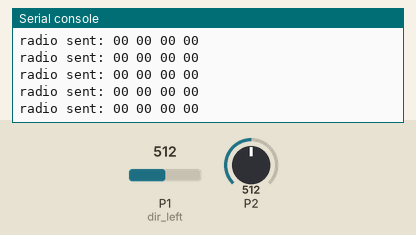
Simulated run of this program. Board: BBC micro:bit running MicroPython. Parts: the last lines printed to the serial console. The test bench sets the inputs (shaded band); at power-on: P1 (dir_left) = 512, P2 = 512 (analog values on the 0–1023 scale). No radio messages arrive unless stated (any console line starting 'radio sent:' is added by the test bench).

Above: at 1.2 s.
1.3 s: P1 (dir_left) set to 900
At 2.1 s:
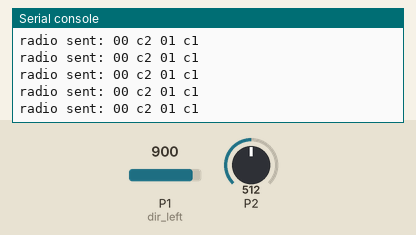
2.8 s: P2 set to 716
At 3.5 s:
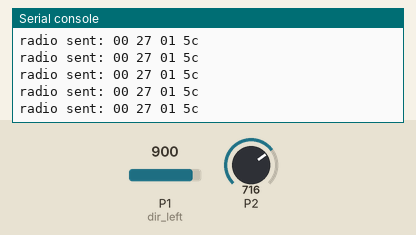
4.3 s: P1 (dir_left) set to 716
At 4.8 s:
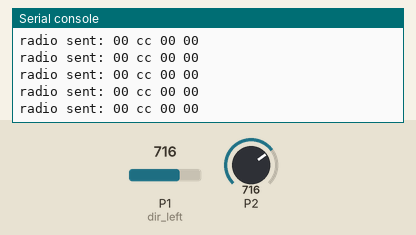
5.8 s: P2 set to 306
At 6.4 s:
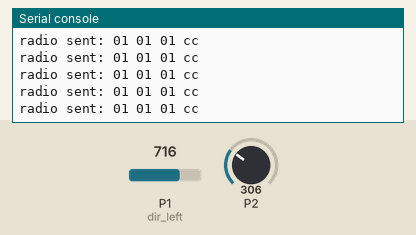
7.3 s: P2 set to 122
At 7.9 s:
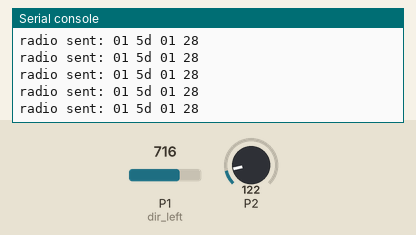

Measured:
- after the input at 1.3 s, the serial console: prints a new line at once (image 1)
- after the input at 2.8 s, the serial console: prints a new line at once (image 2)
- after the input at 4.3 s, the serial console: prints a new line at once (image 3)
- after the input at 5.8 s, the serial console: prints a new line at once (image 4)
- after the input at 7.3 s, the serial console: prints a new line at once (image 5)

The program:

ex07_radio_gamepad_no_display.py
```python
from microbit import *
import radio

# set up radio
radio.config(channel=19) # channel can be 0 to 83 inclusive
radio.config(power=7)    # power can be 0 (min) to 7 (max), 6 is default
radio.on()

# message buffer to send to robot
message = bytearray([0,0,0,0])

# forward and backward direction definitions for robot's motor controller
DIR_FORWARD     = 0
DIR_BACKWARD    = 1

# map function (shamelessly copied from arduino library)
# https://www.arduino.cc/reference/en/language/functions/math/map/
def map(x,in_min,in_max,out_min,out_max):
    return round(out_min + (x-in_min)*(out_max-out_min)/(in_max-in_min))

while True:
    # read joystick position
    # read_analog returns a number in range [0,1023]
    joy_x   = pin1.read_analog()
    joy_y   = pin2.read_analog()
    # convert range to [-512,511]
    x       = joy_x - 512
    y       = joy_y - 512
    # implement deadzone since joysticks aren't exact
    # treat any joystick measurements NEAR center as if they are AT center
    if x > -30 and x < 30:
        x = 0
    if y > -30 and y < 30:
        y = 0

    # arcade style steering
    signed_spd_left   = y + x
    signed_spd_right  = y - x

    # convert to motor command arguments
    if signed_spd_left >= 0:
        dir_left = DIR_FORWARD
        spd_left = map(signed_spd_left,0,511,0,255)
    else:
        dir_left = DIR_BACKWARD
        spd_left = map(signed_spd_left,-512,0,255,0)
    # also convert right motor command
    if signed_spd_right >= 0:
        dir_right = DIR_FORWARD
        spd_right = map(signed_spd_right,0,511,0,255)
    else:
        dir_right = DIR_BACKWARD
        spd_right = map(signed_spd_right,-512,0,255,0)

    # load motor command arguments into buffer
    message[0] = dir_left
    message[1] = spd_left
    message[2] = dir_right
    message[3] = spd_right
    # send the buffered message out via radio
    radio.send_bytes(message)
```
